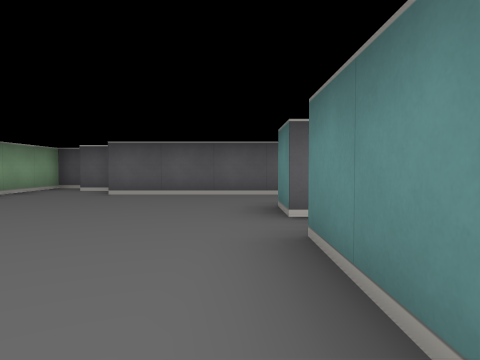
view 1 (above)

21 first-person views from a walk through a cub3D maze. The camera is about half as high as the walls, tilts 2° down and sees 70° across. The floor is counted in squares. Each view is taken from the middle of a square. On the plan, view 1 faces up. The plan holds only what a view shows up to about 9 squares ahead; the rest is blank.

view 2
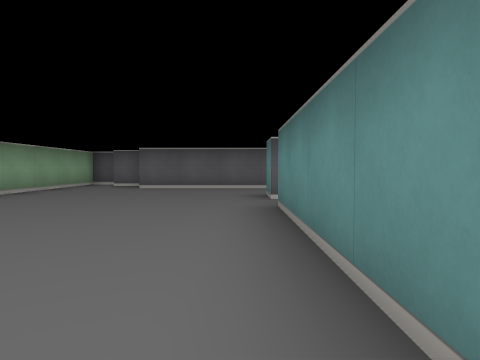

view 3
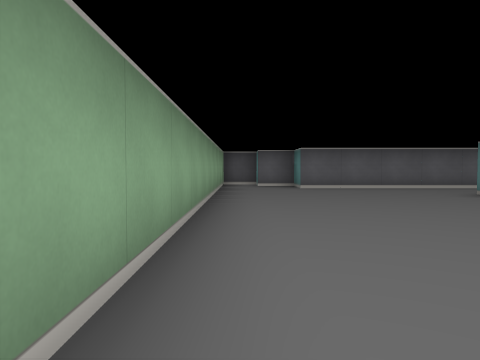

view 4
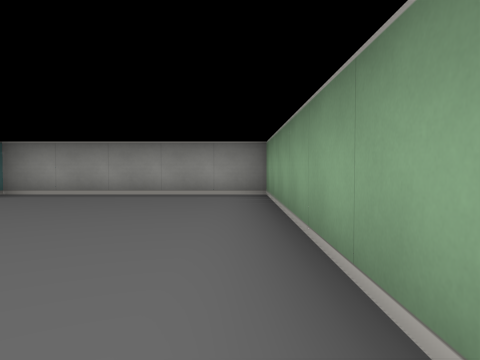

view 5
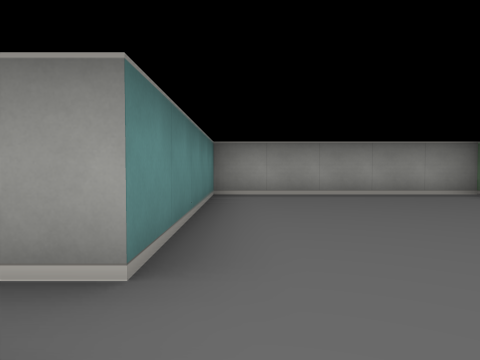

view 6
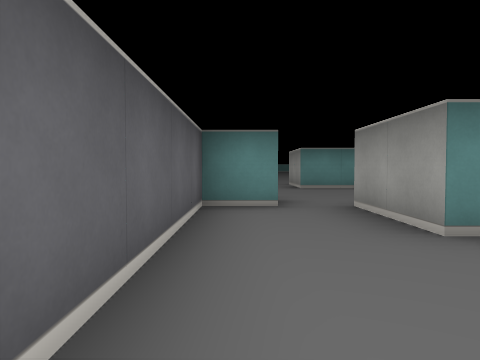

view 7
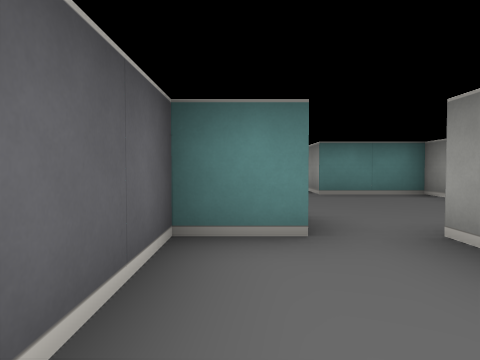

view 8
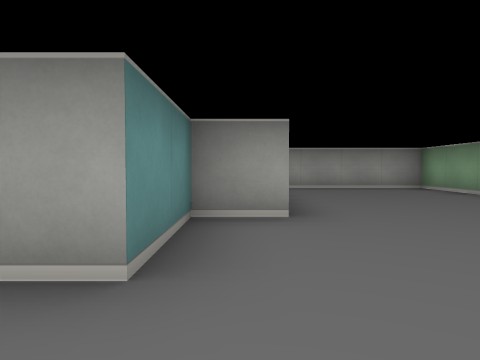

view 9
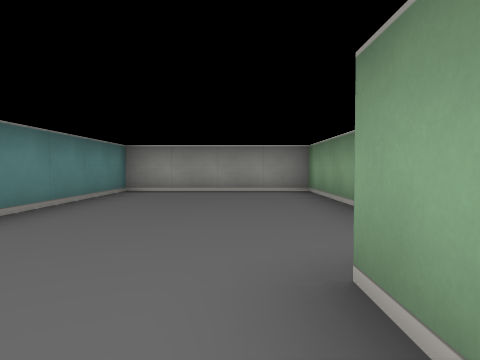

view 10
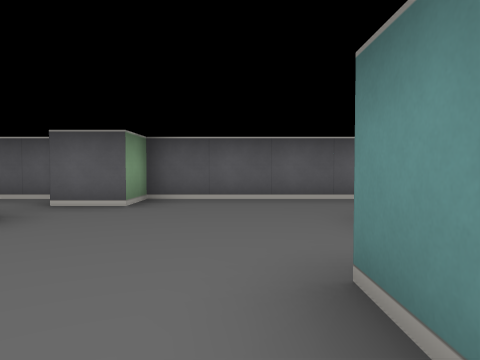

view 11
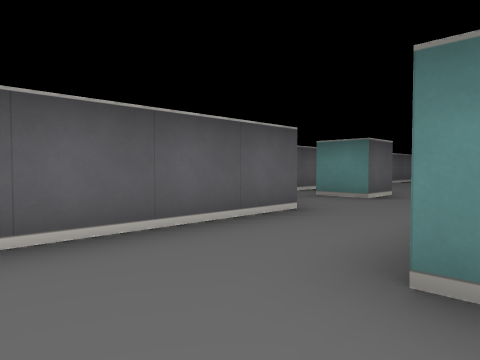

view 12
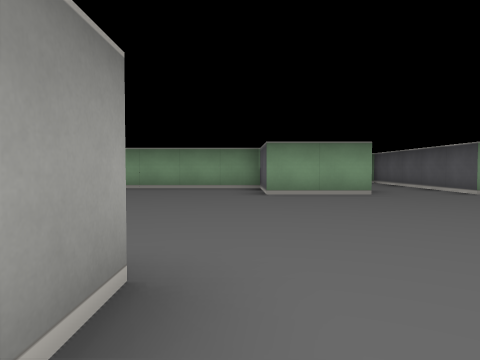

view 13
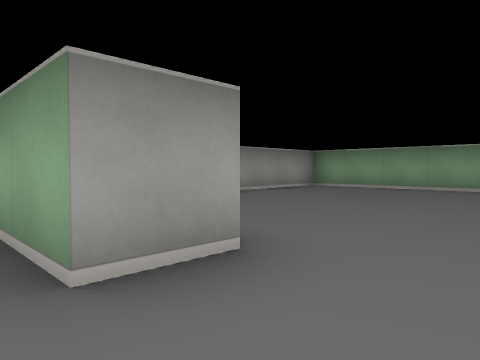

view 14
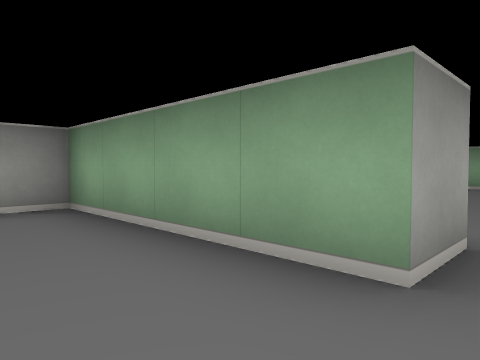

view 15
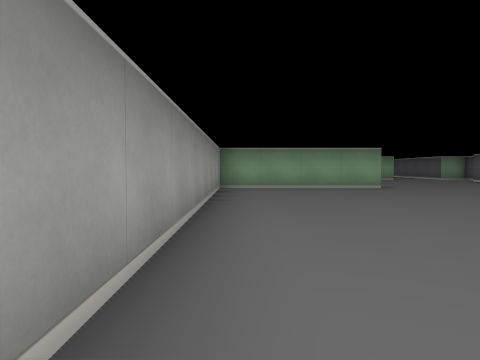

view 16
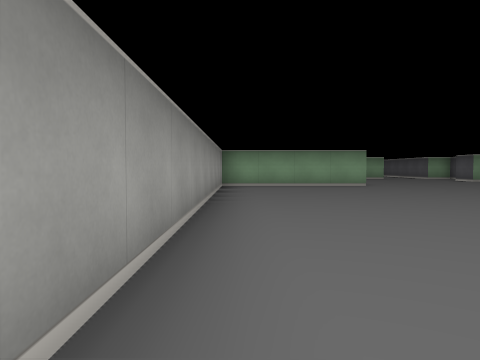

view 17
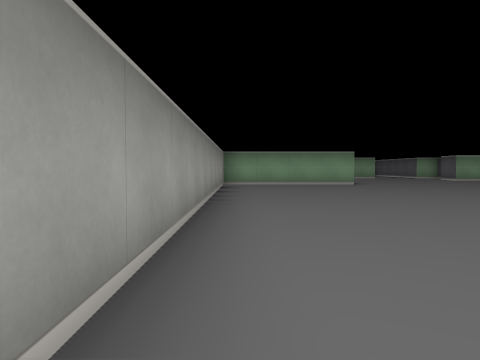

view 18
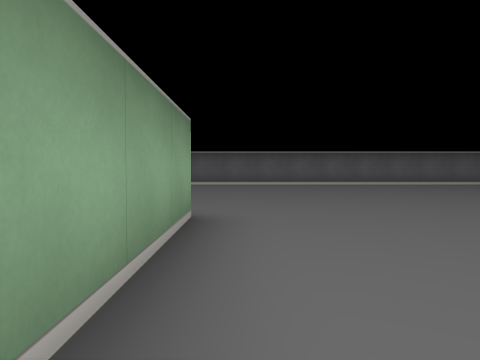

view 19
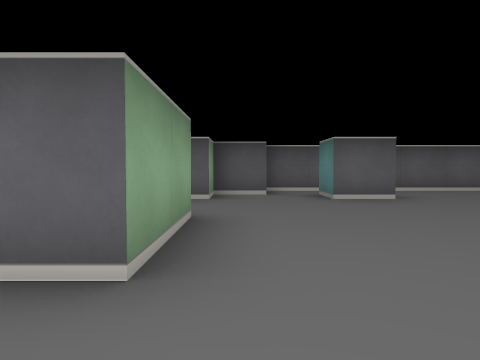

view 20
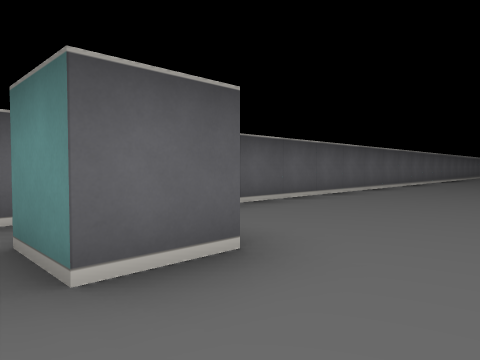

view 21
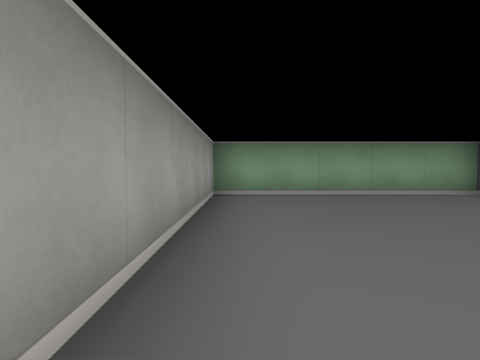

### Floor plan
Ten units are one square. View 1 is at (0, 0); x grows to the right and y downward. Boxes are objects, and circles mark ways between rooms. Rooms are numbered by the first view taken in them; rooms with no view inside come last. Other rooms are left out.
<svg viewBox="-50 -90 315 120">
<path fill="none" stroke="#000" d="M5 -35 5 -45M-29 -75 -35 -75M25 -55 25 -65 -25 -65 -25 -71M-39 -85 -45 -85 -45 25 5 25 5 -25M15 -5 15 25 55 25 55 -25 65 -25 65 -45 75 -45M5 -25 11 -25M5 -45 25 -45 25 -35M85 -65 35 -65 35 -55 25 -55M192 -85 95 -85M134 -15 145 -15 145 25 244 25M116 -65 105 -65 105 -75M96 -75 85 -75 85 -65M85 -45 85 -25 65 -25 65 25 124 25"/>
<circle cx="10" cy="-30" r="3" fill="#2a7"/>
<circle cx="15" cy="-50" r="3" fill="#2a7"/>
<circle cx="75" cy="-55" r="3" fill="#2a7"/>
<text x="-20" y="-20">1</text>
<text x="40" y="-20">2</text>
<text x="260" y="-30">3</text>
</svg>
Room 1 opens to room 2. Room 2 opens to room 3.

Where each view was taken, in squares from view 1:
view 1: 0 up, 0 right, facing up
view 2: 2 down, 0 right, facing up
view 3: 2 down, 4 left, facing up
view 4: 4 up, 4 left, facing down
view 5: 4 up, 0 right, facing down
view 6: 6 up, 2 left, facing right
view 7: 6 up, 0 right, facing right
view 8: 6 up, 6 right, facing down
view 9: 5 up, 3 right, facing down
view 10: 1 up, 5 right, facing up
view 11: 4 up, 5 right, facing up-right
view 12: 2 up, 15 right, facing left
view 13: 3 up, 15 right, facing down-left
view 14: 2 up, 16 right, facing down-left
view 15: 2 down, 23 right, facing left
view 16: 2 down, 24 right, facing left
view 17: 2 down, 25 right, facing left
view 18: 2 down, 15 right, facing up
view 19: 1 up, 9 right, facing up
view 20: 5 up, 10 right, facing up-right
view 21: 2 down, 13 right, facing left
